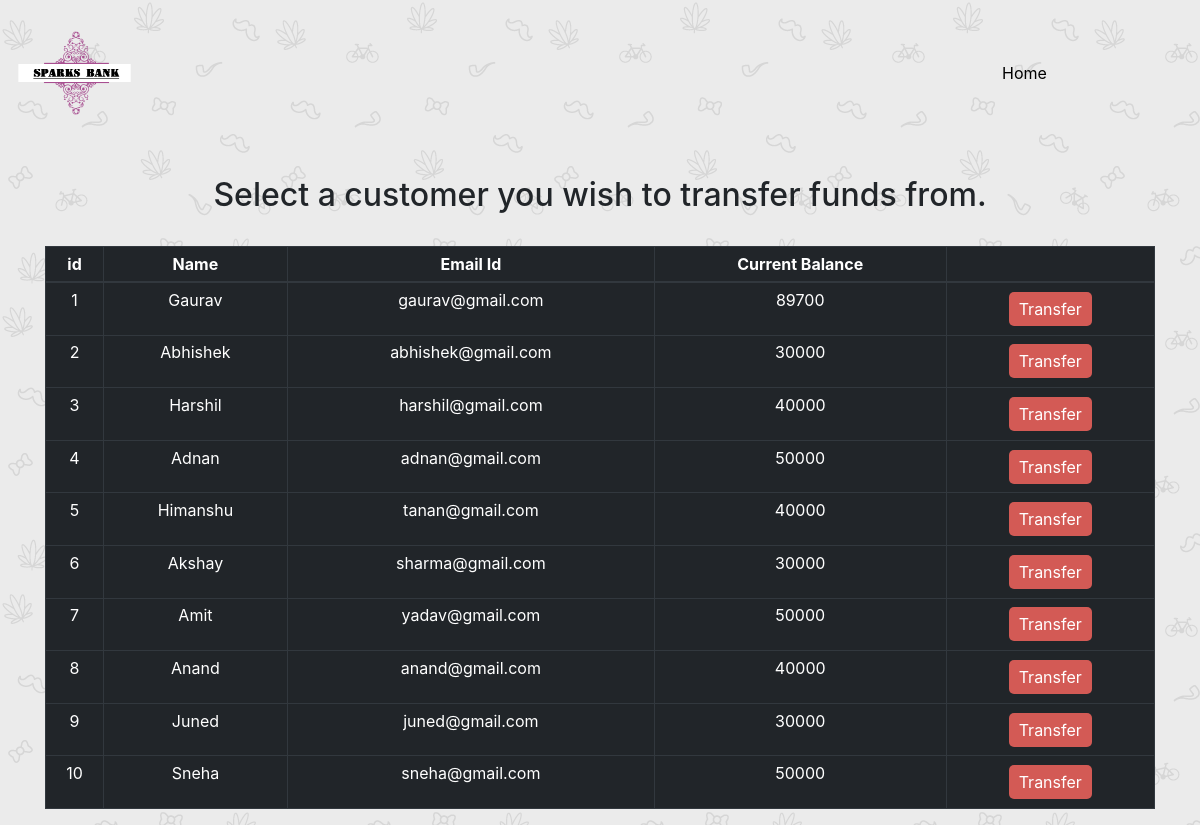
Page /viewusers.php on the committed database.
### tables this page shows
CREATE TABLE `customers` (
  `id` int(3) NOT NULL,
  `name` text NOT NULL,
  `email` varchar(30) NOT NULL,
  `amount` int(8) NOT NULL
);

### viewusers.php (the view, shortened to what this page needs)
<!DOCTYPE html>
<html lang="en">
<head>
    <link rel="stylesheet" href="https://maxcdn.bootstrapcdn.com/bootstrap/4.0.0/css/bootstrap.min.css">
    <link rel="stylesheet" href="//maxcdn.bootstrapcdn.com/font-awesome/4.3.0/css/font-awesome.min.css">
</head>
<body>
<?php
    require 'config.php';
    $query = "SELECT * FROM customers";
    $result = mysqli_query($conn,$query);
?>
<nav class="navbar navbar-expand-sm ">
<a class="navbar-brand" >
<img src="logo.png" alt="logo" style="width:120px; height:120px;">
</a>
<ul class="navbar-nav">
<li class="list-home">
  <a class="nav-link1" href="index.php">Home</a>
</li>
</ul>
</nav>
    <div class="container divStyle">
        <h2>Select a customer you wish to transfer funds from.</h2>
        <br>
            <div class="row">
                <div class="col">
                    <div class="table-responsive-sm">
                    <table class="table roundedCorners tabletext table-sm table-condensed table-bordered table-dark">
                        <thead>
                            <tr>
                            <th scope="col">id</th>
                            <th scope="col">Name</th>
                            <th scope="col">Email Id</th>
                            <th scope="col">Current Balance</th>
                            <th scope="col"></th>
                            </tr>
                        </thead>
                        <tbody>
                <?php
                    while($rows=mysqli_fetch_array($result)){
                ?>
                    <tr>
                        <td><?php echo $rows['id'] ?></td>
                        <td><?php echo $rows['name']?></td>
                        <td><?php echo $rows['email']?></td>
                        <td><?php echo $rows['amount']?></td>
                        <td><a href="users.php?id= <?php echo $rows['id'] ;?>"> <button type="button" class="button">Transfer</button></a></td>
                    </tr>
                <?php
                    }
                ?>
                        </tbody>
                    </table>
                    </div>
                </div>
            </div>
            </div>
</body>
</html>

### viewusers.php (style rules this page uses)
body { background-image:url("1.png"); }
.logo-text, .nav-link1 { color: white; padding-top: 15px; }
.list-home { padding-left: 850px; }
.container { padding-top: 30px; text-align: center; background-size: cover; }
.button { background-color: #d35a55; border: none; color: white; padding: 5px 10px; text-align: center; text-decoration: none; display: inline-block; font-size: 16px; margin: 4px 2px; border-radius: 5px; }
.nav-link1 { color:black; }

### rows in the picture
customers: id "1", name "Gaurav", email "gaurav@gmail.com", amount "89700"
customers: id "2", name "Abhishek", email "abhishek@gmail.com", amount "30000"
customers: id "3", name "Harshil", email "harshil@gmail.com", amount "40000"
customers: id "4", name "Adnan", email "adnan@gmail.com", amount "50000"
customers: id "5", name "Himanshu", email "tanan@gmail.com", amount "40000"
customers: id "6", name "Akshay", email "sharma@gmail.com", amount "30000"
customers: id "7", name "Amit", email "yadav@gmail.com", amount "50000"
customers: id "8", name "Anand", email "anand@gmail.com", amount "40000"
customers: id "9", name "Juned", email "juned@gmail.com", amount "30000"
customers: id "10", name "Sneha", email "sneha@gmail.com", amount "50000"
